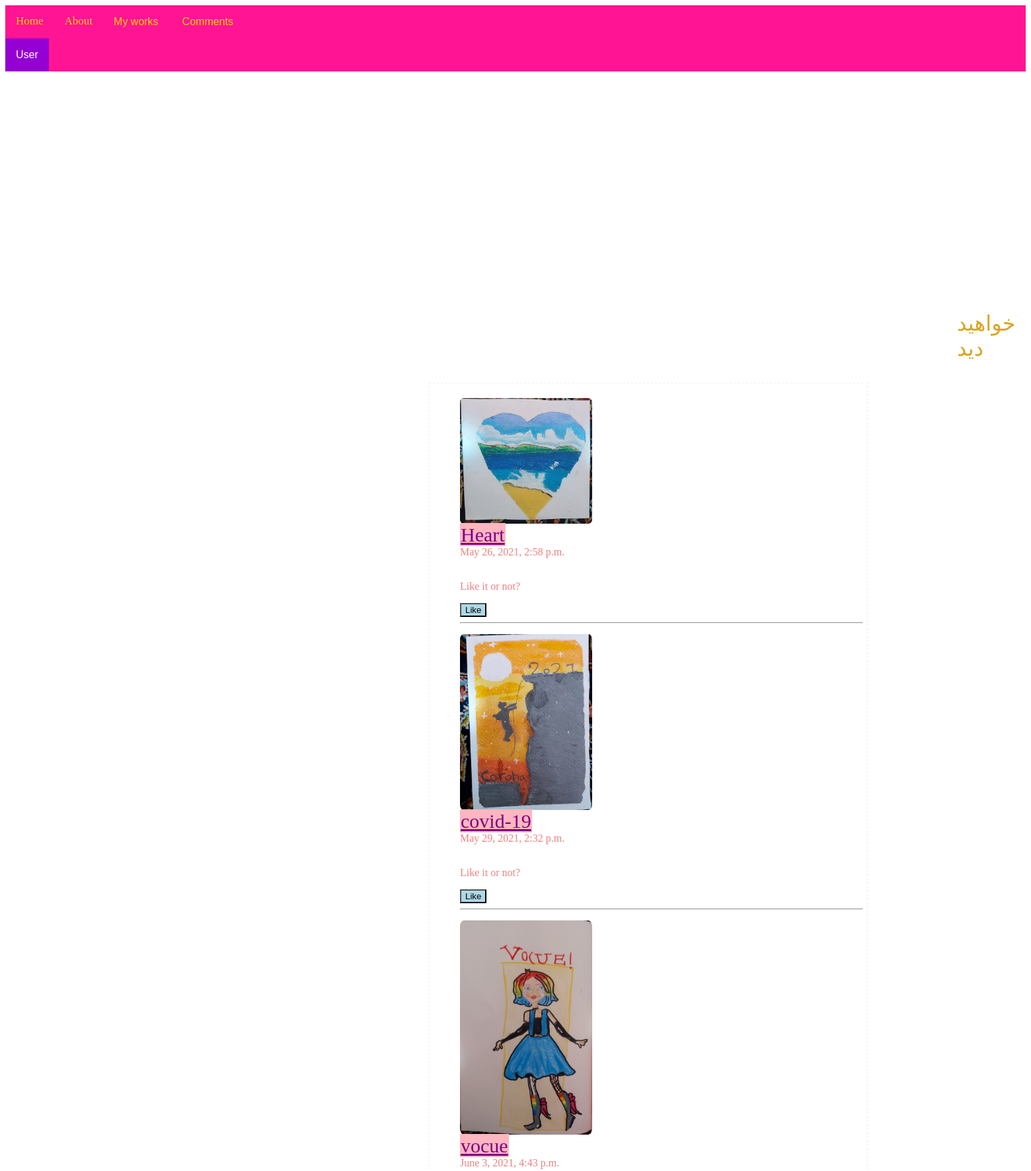
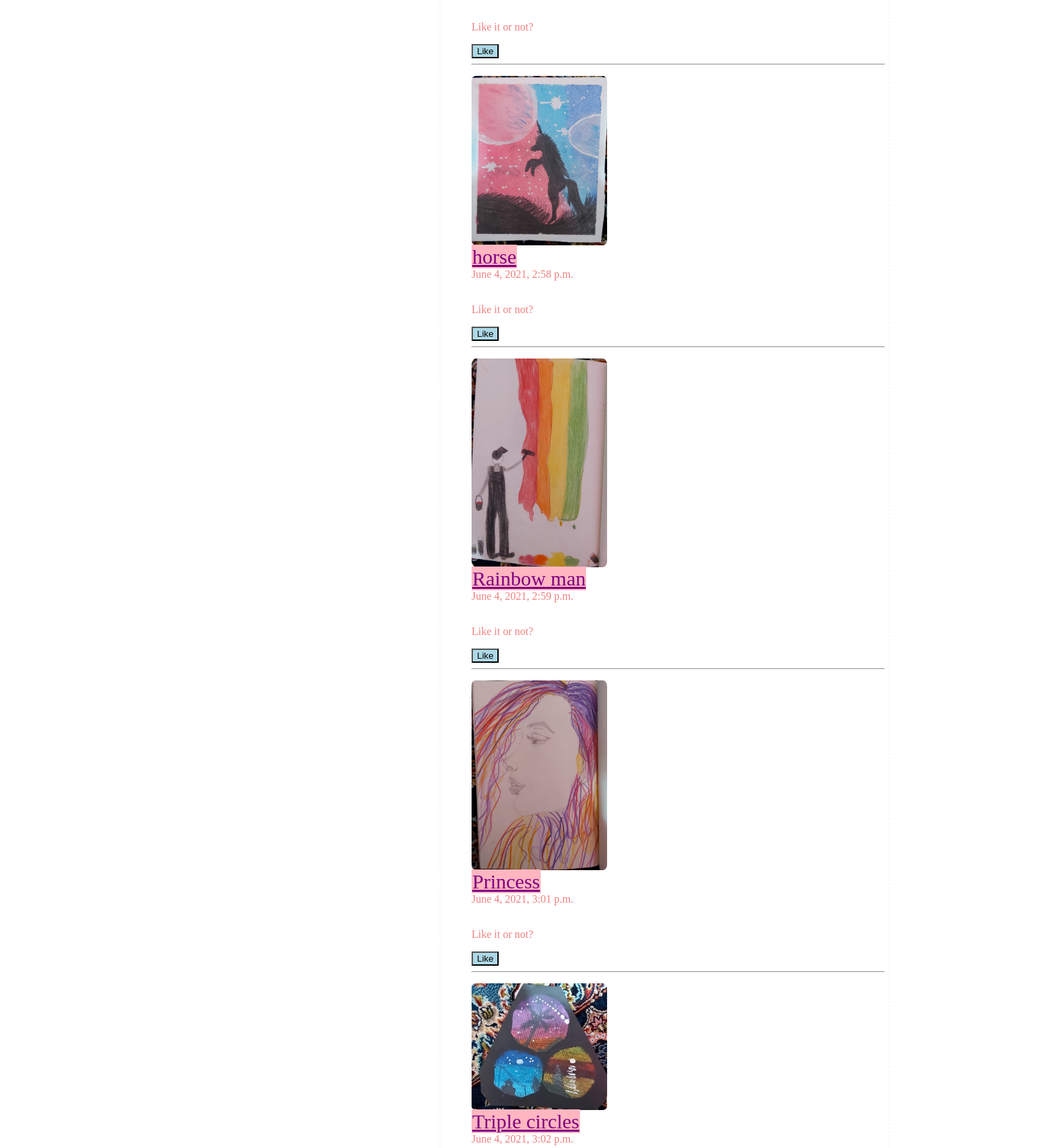
The app's page /pages/pages/ (upper part) with its own data (2 pictures, top to bottom).
### paints/models.py (models this page shows, shortened)
class Paint(models.Model):
    name = models.CharField(max_length=100)
    detail = models.CharField(max_length=225)
    image = models.ImageField()
    date = models.DateTimeField(auto_now_add=True)
    likes = models.ManyToManyField(CustomUser, related_name='paints')

### pages/views.py (the view)
# urls.py: path('pages/',PaintListView.as_view(),name="list"),
class PaintListView(ListView):
    model = Paint
    template_name = 'paint_list.html'

### templates/paint_list.html (shortened to what this page needs)
{% extends 'base.html'%}
{% load static%}
{% block content %}
<link rel="stylesheet" href="{% static 'paint_list.css'%}">
<p class="parga">خواهید دید</p>
<div class="container">
    <ul>
        {% for paint in object_list%}
       <tr>
           <td><img src="{{paint.image.url}}" class="horizantally" width="200" height"100" alt=""></td>
           <figcaption class="color"><a href="{% url 'detail' paint.pk%}" class="btn">{{paint.name}}</a></figcaption>
           <figcaption class="color">{{paint.date}}</figcaption>
           <br>
           <div class="color">
           <p>Like it or not?
               <form action="{% url 'like_paint' paint.pk%}" method="POST">
                   {% if liked %}
                   <button type="submit" name="paint_id" value="{{paint.id}}">Unlike</button>
                {% else %}
                   <button class="like" type="submit" name="paint_id" value="{{paint.id}}">Like</button>
                   <hr>
               </form>
               {% endif %}
           </p>
           </div>
        </tr>
        {% endfor%}
    </ul>
</div>
{% endblock content%}

### templates/base.html (shortened to what this page needs)
{% load static%}
<html>
    <link rel="stylesheet" href="{% static 'base.css'%}">
    {% if user.is_authenticated%}
    <div class="topnav">
        <a href="{% url 'home' %}">Home</a>
        <a href="{% url 'about' %}">About</a>
        <div class="dropdn">
        <button class="dropbutton">My works</button>
      <div class="dropdown-convey">
        <a href="{% url 'list'%}">Paints</a>
        <a href="{% url 'video'%}">Videos</a>
      </div>
    </div>
        <a href="{% url 'comment'%}">Comments</a>
        <div class="dropdown">
          <button class="dropbtn">User</button>
          <div class="dropdown-content">
            <a href="{% url 'logout'%}">Log out</a>
            <a href="{% url 'password_change'%}">Change password</a>
            <a href="{% url 'password_reset'%}">Reset password</a>
          </div>
        </div>
    </div>
    {% else%}
    <div class="topnav">
        <a href="{% url 'home' %}">Home</a>
        <a href="{% url 'about' %}">About</a>
        <div class="dropdn">
          <button class="dropbutton">My works</button>
      </div>
        <div class="dropdown1">
          <button class="dropbtn1">Comments</button>
        </div>
        <div class="dropdown">
          <button class="dropbtn">User</button>
        </div>
    </div>
    {% endif%}
    {% block content%}
    {% endblock content%}
</html>

### static/base.css (style rules this page uses)
.topnav { background-color: deeppink; overflow: hidden; margin-top:0px; }
.topnav a { float: left; color: gold; text-align:center; padding:14px 16px; text-decoration: none; font-size: 17px; }
button.dropbtn { background-color:darkviolet ; color: white; padding: 16px; font-size: 16px; border: none; }
.dropbutton { background-color:deeppink; color:gold; padding: 16px; font-size: 16px; border: none; }
.dropdn { position: relative; display: inline-block; }
.dropbtn1 { background-color:deeppink; color:gold; padding: 16px; font-size: 16px; border: none; }
.dropdown1 { position: relative; display: inline-block; }

### static/paint_list.css (style rules this page uses)
div.container { min-width:450px; max-width:650px; text-align: left; padding: 5px; margin: 0px; border-style: dotted; border-color:ghostwhite; margin-left:40em; }
figcaption.color { color:lightcoral; }
div.color { color:lightcoral; }
.horizantally { display: inline-block; margin: 0px; padding: 0px; border-radius: 3%; }
.btn { background-color:lightpink; padding:1px; border:none; font-size:30px; color:purple; }
.parga { color:goldenrod; font-size:xx-large; margin-left:45em; }
.like { background-color:lightblue; text-decoration: none; }

### records on screen
Paint: image (picture), name "Heart", date "May 26, 2021, 2:58 p.m.", {{ paint.id }} 1 (drawn)
Paint: image (picture), name "covid-19", date "May 29, 2021, 2:32 p.m.", {{ paint.id }} 2 (drawn)
Paint: image (picture), name "vocue", date "June 3, 2021, 4:43 p.m.", {{ paint.id }} 3 (drawn)
Paint: image (picture), name "horse", date "June 4, 2021, 2:58 p.m.", {{ paint.id }} 4 (drawn)
Paint: image (picture), name "Rainbow man", date "June 4, 2021, 2:59 p.m.", {{ paint.id }} 5 (drawn)
Paint: image (picture), name "Princess", date "June 4, 2021, 3:01 p.m.", {{ paint.id }} 6 (drawn)
Paint: image (picture), name "Triple circles", date "June 4, 2021, 3:02 p.m."
